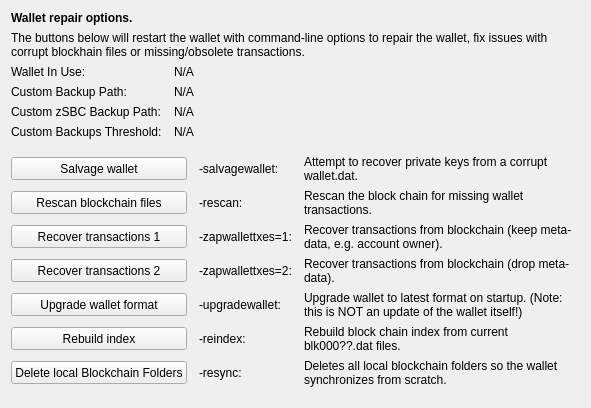
     <widget class="QWidget" name="tab_repair">
      <attribute name="title">
       <string>&amp;Wallet Repair</string>
      </attribute>
      <layout class="QGridLayout" name="gridLayout_4" columnstretch="0,0,0,0">
       <property name="horizontalSpacing">
        <number>12</number>
       </property>
       <item row="0" column="0" colspan="4">
        <widget class="QLabel" name="label_repair_header">
         <property name="font">
          <font>
           <weight>75</weight>
           <bold>true</bold>
          </font>
         </property>
         <property name="text">
          <string>Wallet repair options.</string>
         </property>
        </widget>
       </item>
       <item row="1" column="0" colspan="4">
        <widget class="QLabel" name="label_repair_helptext">
         <property name="font">
          <font>
           <weight>50</weight>
           <bold>false</bold>
          </font>
         </property>
         <property name="text">
          <string>The buttons below will restart the wallet with command-line options to repair the wallet, fix issues with corrupt blockhain files or missing/obsolete transactions.</string>
         </property>
         <property name="wordWrap">
          <bool>true</bool>
         </property>
        </widget>
       </item>
       <item row="2" column="0">
        <widget class="QLabel" name="wallet_path_label">
         <property name="text">
          <string>Wallet In Use:</string>
         </property>
        </widget>
       </item>
       <item row="2" column="1" colspan="3">
        <widget class="QLabel" name="wallet_path">
         <property name="cursor">
          <cursorShape>IBeamCursor</cursorShape>
         </property>
         <property name="text">
          <string>N/A</string>
         </property>
         <property name="textFormat">
          <enum>Qt::PlainText</enum>
         </property>
         <property name="textInteractionFlags">
          <set>Qt::LinksAccessibleByMouse|Qt::TextSelectableByKeyboard|Qt::TextSelectableByMouse</set>
         </property>
        </widget>
       </item>
       <item row="3" column="0">
        <widget class="QLabel" name="wallet_custombackuppath_label">
         <property name="text">
          <string>Custom Backup Path:</string>
         </property>
         <property name="visible">
          <bool>false</bool>
         </property>
        </widget>
       </item>
       <item row="3" column="1" colspan="3">
        <widget class="QLabel" name="wallet_custombackuppath">
         <property name="cursor">
          <cursorShape>IBeamCursor</cursorShape>
         </property>
         <property name="text">
          <string>N/A</string>
         </property>
         <property name="textFormat">
          <enum>Qt::PlainText</enum>
         </property>
         <property name="textInteractionFlags">
          <set>Qt::LinksAccessibleByMouse|Qt::TextSelectableByKeyboard|Qt::TextSelectableByMouse</set>
         </property>
         <property name="visible">
          <bool>false</bool>
         </property>
        </widget>
       </item>
       <item row="4" column="0">
        <widget class="QLabel" name="wallet_customzsbcbackuppath_label">
         <property name="text">
          <string>Custom zSBC Backup Path:</string>
         </property>
         <property name="visible">
          <bool>false</bool>
         </property>
        </widget>
       </item>
       <item row="4" column="1" colspan="3">
        <widget class="QLabel" name="wallet_customzsbcbackuppath">
         <property name="cursor">
          <cursorShape>IBeamCursor</cursorShape>
         </property>
         <property name="text">
          <string>N/A</string>
         </property>
         <property name="textFormat">
          <enum>Qt::PlainText</enum>
         </property>
         <property name="textInteractionFlags">
          <set>Qt::LinksAccessibleByMouse|Qt::TextSelectableByKeyboard|Qt::TextSelectableByMouse</set>
         </property>
         <property name="visible">
          <bool>false</bool>
         </property>
        </widget>
       </item>
       <item row="5" column="0">
        <widget class="QLabel" name="wallet_custombackupthreshold_label">
         <property name="text">
          <string>Custom Backups Threshold:</string>
         </property>
         <property name="visible">
          <bool>false</bool>
         </property>
        </widget>
       </item>
       <item row="5" column="1" colspan="3">
        <widget class="QLabel" name="wallet_custombackupthreshold">
         <property name="cursor">
          <cursorShape>IBeamCursor</cursorShape>
         </property>
         <property name="text">
          <string>N/A</string>
         </property>
         <property name="textFormat">
          <enum>Qt::PlainText</enum>
         </property>
         <property name="textInteractionFlags">
          <set>Qt::LinksAccessibleByMouse|Qt::TextSelectableByKeyboard|Qt::TextSelectableByMouse</set>
         </property>
         <property name="visible">
          <bool>false</bool>
         </property>
        </widget>
       </item>
       <item row="6" column="0">
        <spacer name="verticalSpacer_repair1">
         <property name="orientation">
          <enum>Qt::Vertical</enum>
         </property>
         <property name="sizeHint" stdset="0">
          <size>
           <width>10</width>
           <height>10</height>
          </size>
         </property>
        </spacer>
       </item>
       <item row="7" column="0" colspan="2">
        <widget class="QPushButton" name="btn_salvagewallet">
         <property name="minimumSize">
          <size>
           <width>100</width>
           <height>23</height>
          </size>
         </property>
         <property name="text">
          <string>Salvage wallet</string>
         </property>
        </widget>
       </item>
       <item row="7" column="2">
        <widget class="QLabel" name="label_repair_salvage_command">
         <property name="text">
          <string notr="true">-salvagewallet:</string>
         </property>
        </widget>
       </item>
       <item row="7" column="3">
        <widget class="QLabel" name="label_repair_salvage">
         <property name="text">
          <string>Attempt to recover private keys from a corrupt wallet.dat.</string>
         </property>
         <property name="wordWrap">
          <bool>true</bool>
         </property>
        </widget>
       </item>
       <item row="8" column="0" colspan="2">
        <widget class="QPushButton" name="btn_rescan">
         <property name="minimumSize">
          <size>
           <width>100</width>
           <height>23</height>
          </size>
         </property>
         <property name="text">
          <string>Rescan blockchain files</string>
         </property>
        </widget>
       </item>
       <item row="8" column="2">
        <widget class="QLabel" name="label_repair_rescan_command">
         <property name="text">
          <string notr="true">-rescan:</string>
         </property>
        </widget>
       </item>
       <item row="8" column="3">
        <widget class="QLabel" name="label_repair_rescan">
         <property name="text">
          <string>Rescan the block chain for missing wallet transactions.</string>
         </property>
         <property name="wordWrap">
          <bool>true</bool>
         </property>
        </widget>
       </item>
       <item row="9" column="0" colspan="2">
        <widget class="QPushButton" name="btn_zapwallettxes1">
         <property name="minimumSize">
          <size>
           <width>100</width>
           <height>23</height>
          </size>
         </property>
         <property name="text">
          <string>Recover transactions 1</string>
         </property>
        </widget>
       </item>
       <item row="9" column="2">
        <widget class="QLabel" name="label_repair_zap1_command">
         <property name="text">
          <string notr="true">-zapwallettxes=1:</string>
         </property>
        </widget>
       </item>
       <item row="9" column="3">
        <widget class="QLabel" name="label_repair_zap1">
         <property name="text">
          <string>Recover transactions from blockchain (keep meta-data, e.g. account owner).</string>
         </property>
         <property name="wordWrap">
          <bool>true</bool>
         </property>
        </widget>
       </item>
       <item row="10" column="0" colspan="2">
        <widget class="QPushButton" name="btn_zapwallettxes2">
         <property name="minimumSize">
          <size>
           <width>100</width>
           <height>23</height>
          </size>
         </property>
         <property name="text">
          <string>Recover transactions 2</string>
         </property>
        </widget>
       </item>
       <item row="10" column="2">
        <widget class="QLabel" name="label_repair_zap2_command">
         <property name="text">
          <string notr="true">-zapwallettxes=2:</string>
         </property>
        </widget>
       </item>
       <item row="10" column="3">
        <widget class="QLabel" name="label_repair_zap2">
         <property name="text">
          <string>Recover transactions from blockchain (drop meta-data).</string>
         </property>
         <property name="wordWrap">
          <bool>true</bool>
         </property>
        </widget>
       </item>
       <item row="11" column="0" colspan="2">
        <widget class="QPushButton" name="btn_upgradewallet">
         <property name="minimumSize">
          <size>
           <width>100</width>
           <height>23</height>
          </size>
         </property>
         <property name="text">
          <string>Upgrade wallet format</string>
         </property>
        </widget>
       </item>
       <item row="11" column="2">
        <widget class="QLabel" name="label_repair_upgrade_command">
         <property name="text">
          <string notr="true">-upgradewallet:</string>
         </property>
        </widget>
       </item>
       <item row="11" column="3">
        <widget class="QLabel" name="label_repair_upgrade">
         <property name="text">
          <string>Upgrade wallet to latest format on startup. (Note: this is NOT an update of the wallet itself!)</string>
         </property>
         <property name="wordWrap">
          <bool>true</bool>
         </property>
        </widget>
       </item>
       <item row="12" column="0" colspan="2">
        <widget class="QPushButton" name="btn_reindex">
         <property name="minimumSize">
          <size>
           <width>100</width>
           <height>23</height>
          </size>
         </property>
         <property name="text">
          <string>Rebuild index</string>
         </property>
        </widget>
       </item>
       <item row="12" column="2">
        <widget class="QLabel" name="label_repair_reindex_command">
         <property name="text">
          <string notr="true">-reindex:</string>
         </property>
        </widget>
       </item>
       <item row="12" column="3">
        <widget class="QLabel" name="label_repair_reindex">
         <property name="text">
          <string>Rebuild block chain index from current blk000??.dat files.</string>
         </property>
         <property name="wordWrap">
          <bool>true</bool>
         </property>
        </widget>
       </item>
       <item row="13" column="0" colspan="2">
        <widget class="QPushButton" name="btn_resync">
         <property name="minimumSize">
          <size>
           <width>100</width>
           <height>23</height>
          </size>
         </property>
         <property name="text">
          <string>Delete local Blockchain Folders</string>
         </property>
        </widget>
       </item>
       <item row="13" column="2">
        <widget class="QLabel" name="label_repair_resync_command">
         <property name="text">
          <string>-resync:</string>
         </property>
        </widget>
       </item>
       <item row="13" column="3">
        <widget class="QLabel" name="label_repair_resync">
         <property name="text">
          <string>Deletes all local blockchain folders so the wallet synchronizes from scratch.</string>
         </property>
         <property name="wordWrap">
          <bool>true</bool>
         </property>
        </widget>
       </item>
       <item row="14" column="0">
        <spacer name="verticalSpacer_repair2">
         <property name="orientation">
          <enum>Qt::Vertical</enum>
         </property>
         <property name="sizeHint" stdset="0">
          <size>
           <width>20</width>
           <height>10</height>
          </size>
         </property>
        </spacer>
       </item>
      </layout>
     </widget>
